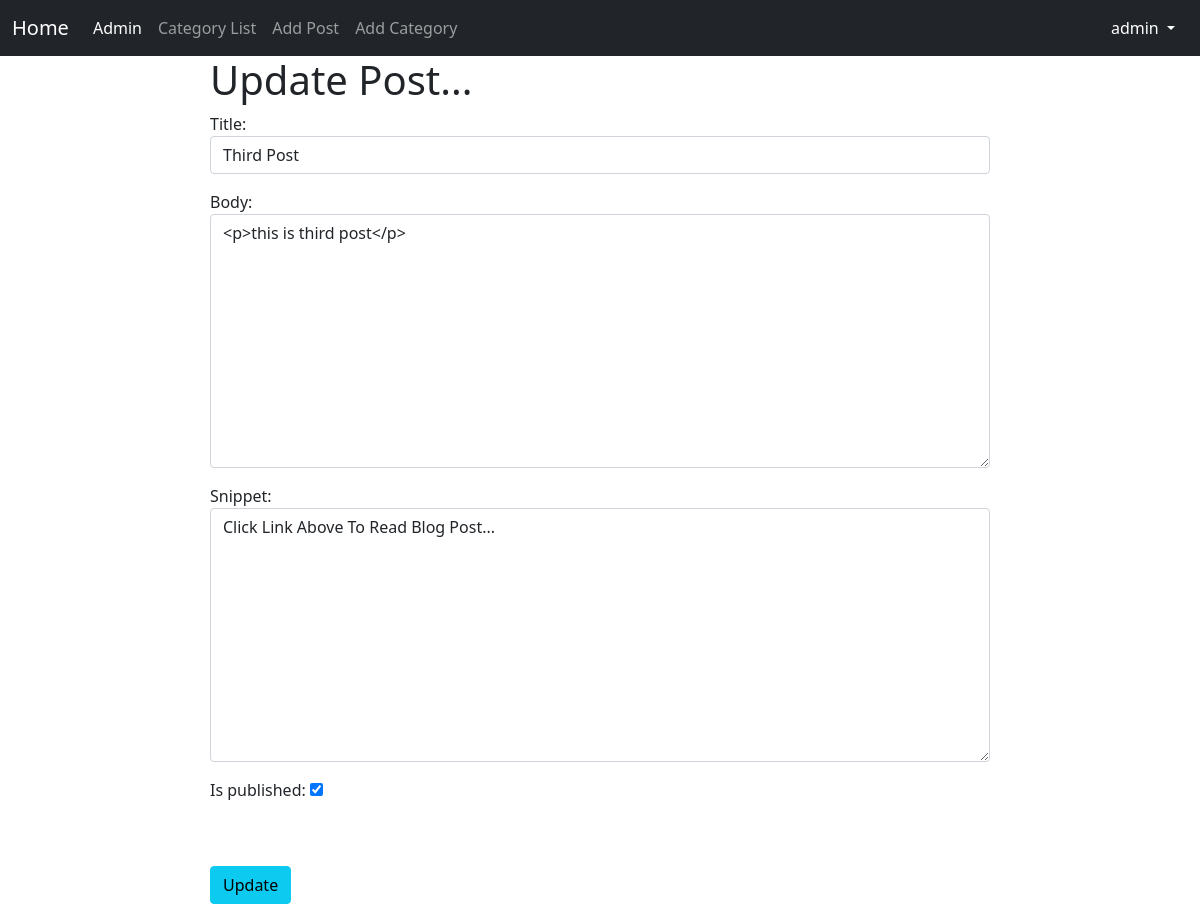
The page /article/admin-edit/3 (signed in) on the database its author committed.
### blog/models.py (models this page shows, shortened)
class Post(models.Model):
    title = models.CharField(max_length=264)
    author = models.ForeignKey(User,on_delete=models.CASCADE)
    body = RichTextField(blank=True,null=True)
    post_date = models.DateField(auto_now_add=True)
    category = models.CharField(max_length=264,default='coding')
    snippet = models.CharField(max_length=264)
    likes = models.ManyToManyField(User,related_name='blog_posts')
    is_published = models.BooleanField(default=False)

### blog/views.py (the view)
# urls.py: path('article/admin-edit/<int:pk>',AdminUpdatePostView.as_view(),name ='admin_update_post'),
class AdminUpdatePostView(UpdateView):
    model = Post
    form_class = AdminEditForm
    template_name = 'update_post.html'

### blog/form.py
class AdminEditForm(forms.ModelForm):
    class Meta:
        model = Post
        fields = ('title','body','snippet','is_published')
        widgets = {
            'title': forms.TextInput(attrs={'class':'form-control','placeholder':"Type your title"}),
            'body': forms.Textarea(attrs={'class':'form-control','placeholder':"Type your content"}),
            'snippet': forms.Textarea(attrs={'class':'form-control','placeholder':"Type your content"}),
        }

### templates/update_post.html (shortened to what this page needs)
{% extends 'base.html' %} {% block content %}
{% if user.is_superuser %}
<h1>Update Post...</h1>
<div class="form-group">
  <form method="post">
    {% csrf_token %} {{form.media}} {{ form.as_p }}
    <br><br>
    <button class="btn btn-info">Update</button>
  </form>
</div>
{% endif %}
 {% endblock %}

### templates/base.html (shortened to what this page needs)
<!DOCTYPE html>
<html lang="en">
  <head>
    <link
      href="https://cdn.jsdelivr.net/npm/bootstrap@5.0.2/dist/css/bootstrap.min.css"
      rel="stylesheet"
    />
  </head>
  <body>
    <nav class="navbar navbar-expand-lg navbar-dark bg-dark">
      <div class="container-fluid">
        <a class="navbar-brand" href="{% url 'index' %}">Home</a>
        <div class="collapse navbar-collapse justify-content-between" id="navbarNavAltMarkup">
          <div class="navbar-nav">
            {% if user.is_superuser %}
            <a
              class="nav-link active"
              aria-current="page"
              href="{% url 'admin' %}"
            >
              Admin
            </a>
            {% endif %}
            {% if cat_menu %}
            <li class="nav-item dropdown">
              <a
                class="nav-link dropdown-toggle"
                href="#"
                id="navbarDropdown"
                role="button"
                data-bs-toggle="dropdown"
                aria-haspopup="true"
                aria-expanded="false"
              >
                Categories
              </a>
              <ul class="dropdown-menu" aria-labelledby="navbarDropdown">
                {% for item in cat_menu %}
                <li>
                  <a class="dropdown-item" href="{%  url 'category' item|slugify %}">
                    {{ item }}
                  </a>
                </li>
                {% endfor %}
              </ul>
            </li>
            {% else %}
            <a class="nav-link" href="{% url 'category-list' %}">Category List</a>
            {% endif %}
            <li class="nav">
              {% if user.is_authenticated %}
              <a class="nav-link" href="{% url 'add_post' %}">Add Post</a>
              <a class="nav-link" href="{% url 'add_category' %}">Add Category</a>
              {% endif %}
            </li>
          </div>
        </div>
        <div class="user-info user-info-right">
          {% if user.is_authenticated %}
          <div class="dropdown">
            <button class="btn btn-user-info dropdown-toggle" type="button" data-bs-toggle="dropdown" aria-expanded="false">
              {{ user.username }}
            </button>
          </div>
          {% else %}
          <li class="nav">
            <a class="nav-link" href="{% url 'login' %}">Login</a>
            <a class="nav-link" href="{% url 'register' %}">Register</a>
          </li>
          {% endif %}
        </div>
      </div>
    </nav>
    <div class="d-flex justify-content-between">
      <div class="main-content">
        {% block content %} {% endblock %}
      </div>
    </div>
  </body>
</html>

### templates/base.html (style rules this page uses)
.dropdown .btn, .nav .nav-link { box-shadow: none; color: #ffffff; }
.user-info-right { display: none; }
.main-content { width: 65%; }
@media screen and (min-width: 992px) { .user-info-right { display: inline-block; } }

### rows shown on the page
Post: title "Third Post", body "<p>this is third post</p>", snippet "Click Link Above To Read Blog Post...", is_published "☑"

### other values the page prints
{{ user.username }} "admin"
